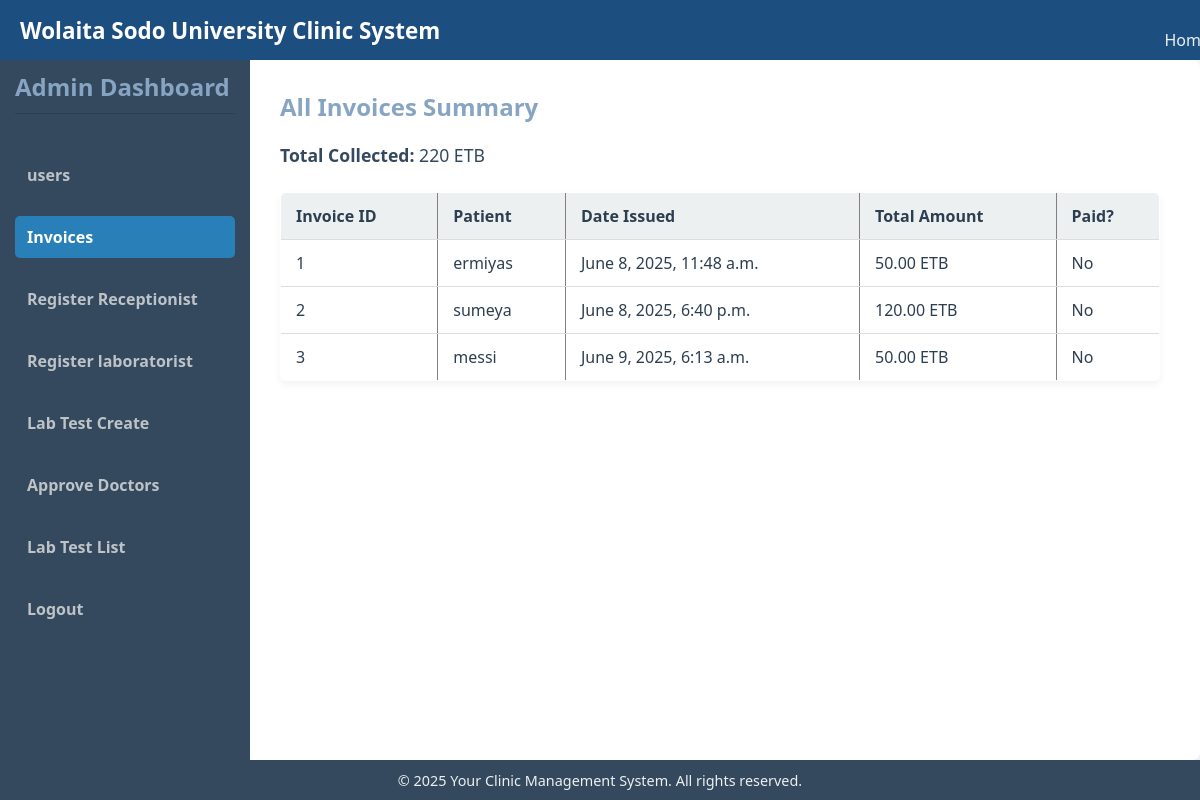
Screenshot of /admiin/invoice-summary/ (signed in) with the database file from the repository.
### clinic/models.py (models this page shows, shortened)
class Invoice(models.Model):
    patient = models.ForeignKey(Patient, on_delete=models.CASCADE)
    created_by = models.ForeignKey(User, on_delete=models.SET_NULL, null=True, blank=True)
    date_issued = models.DateTimeField(auto_now_add=True)
    due_date = models.DateTimeField(null=True, blank=True)
    is_paid = models.BooleanField(default=False)
    total_amount = models.DecimalField(max_digits=10, decimal_places=2)

class Patient(models.Model):
    patient_id = models.CharField(max_length=20, unique=True)
    name = models.CharField(max_length=100)
    password=models.CharField(max_length=20)
    age = models.IntegerField()
    gender = models.CharField(max_length=10, choices=[('Male', 'Male'), ('Female', 'Female')])
    contact_number = models.CharField(max_length=15)
    address = models.TextField()
    medical_history = models.TextField(blank=True, null=True)
    emergency_contact_name = models.CharField(max_length=100)
    emergency_contact_number = models.CharField(max_length=15)
    created_at = models.DateTimeField(auto_now_add=True)
    approved = models.BooleanField(default=False)

### clinic/views.py (the view)
# urls.py: path('admiin/invoice-summary/', views.admin_invoice_summary, name='admin_invoice_summary'),
@staff_member_required
def admin_invoice_summary(request):
    invoices = Invoice.objects.select_related('patient').prefetch_related('items')
    total_collected = Invoice.objects.aggregate(total= Sum('total_amount'))['total'] or 0
    return render(request, 'admiin_invoice_summary.html', {
        'invoices': invoices,
        'total_collected': total_collected})

### clinic/templates/admiin_invoice_summary.html
{% extends 'base_admin.html' %} {% block content %}
<h2>All Invoices Summary</h2>
<p><strong>Total Collected:</strong> {{ total_collected }} ETB</p>
<table border="1">
  <thead>
    <tr>
      <th>Invoice ID</th>
      <th>Patient</th>
      <th>Date Issued</th>
      <th>Total Amount</th>
      <th>Paid?</th>
    </tr>
  </thead>
  <tbody>
    {% for invoice in invoices %}
    <tr>
      <td>{{ invoice.id }}</td>
      <td>{{ invoice.patient.name }}</td>
      <td>{{ invoice.date_issued }}</td>
      <td>{{ invoice.total_amount }} ETB</td>
      <td>{{ invoice.is_paid|yesno:"Yes,No" }}</td>
    </tr>
    {% endfor %}
  </tbody>
</table>
{%endblock%}

### clinic/templates/base_admin.html (style rules this page uses)
body, h1, h2, p, ul, li, a, label, input, select, textarea, button { margin: 0; padding: 0; box-sizing: border-box; font-family: "Segoe UI", Tahoma, Geneva, Verdana, sans-serif; }
body { display: flex; min-height: 100vh; flex-direction: column; background-color: #f5f7fa; color: #2c3e50; }
h1, h2 { margin-bottom: 20px; color: #87a5c3; }
p { margin-bottom: 25px; font-size: 1.1rem; color: #34495e; }
table { width: 100%; border-collapse: collapse; background-color: white; box-shadow: 0 4px 8px rgba(0, 0, 0, 0.05); border-radius: 6px; overflow: hidden; }
th, td { padding: 12px 15px; text-align: left; border-bottom: 1px solid #ddd; }
th { background-color: #ecf0f1; color: #2c3e50; font-weight: 600; }

### rows the page displays
Invoice: id "1", patient.name "ermiyas", date_issued "June 8, 2025, 11:48 a.m.", total_amount "50.00", is_paid "No"
Invoice: id "2", patient.name "sumeya", date_issued "June 8, 2025, 6:40 p.m.", total_amount "120.00", is_paid "No"
Invoice: id "3", patient.name "messi", date_issued "June 9, 2025, 6:13 a.m.", total_amount "50.00", is_paid "No"

### other values shown
{{ total_collected }} "220"
